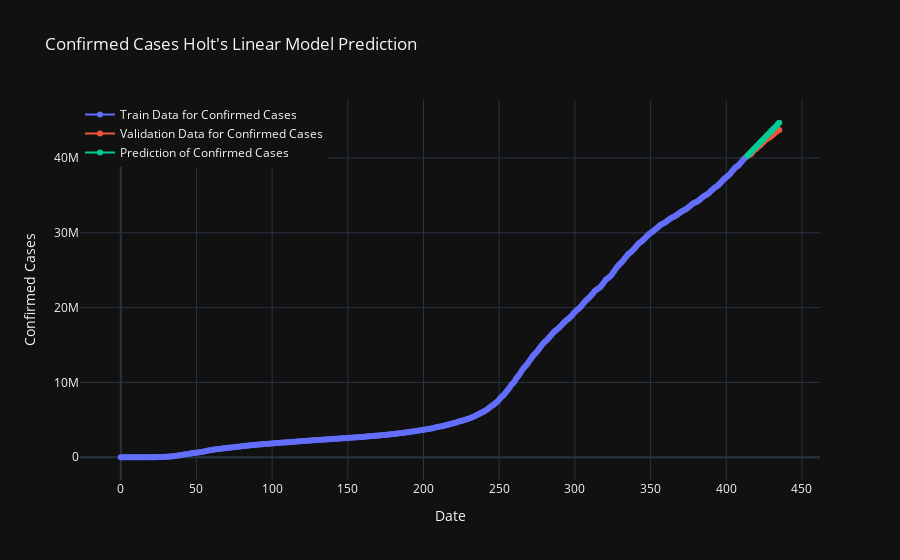

Source (notebook cell):
### Code cell
fig=go.Figure()
fig.add_trace(go.Scatter(x=model_train.index, y=model_train["confirmed"],
                    mode='lines+markers',name="Train Data for Confirmed Cases"))
fig.add_trace(go.Scatter(x=valid.index, y=valid["confirmed"],
                    mode='lines+markers',name="Validation Data for Confirmed Cases",))
fig.add_trace(go.Scatter(x=valid.index, y=y_pred["Holt"],
                    mode='lines+markers',name="Prediction of Confirmed Cases",))
fig.update_layout(title="Confirmed Cases Holt's Linear Model Prediction",
                 xaxis_title="Date",yaxis_title="Confirmed Cases",legend=dict(x=0,y=1,traceorder="normal"))
fig.show()

### Figure 1 — Plotly figure (JSON) as saved in the notebook; plotly's stock layout.template omitted (floating-point values rounded to 4 significant figures; data arrays with more than 128 entries replaced by an {"elided": "..."} marker saying what was removed)
{"data": [{"mode": "lines+markers", "name": "Train Data for Confirmed Cases", "type": "scatter", "x": {"elided": "414 int values"}, "y": {"elided": "414 int values"}}, {"mode": "lines+markers", "name": "Validation Data for Confirmed Cases", "type": "scatter", "x": [414, 415, 416, 417, 418, 419, 420, 421, 422, 423, 424, 425, 426, 427, 428, 429, 430, 431, 432, 433, 434, 435], "y": [40282461, 40388953, 40515587, 40675924, 40956636, 41130914, 41275513, 41495764, 41622079, 41811988, 42022098, 42222036, 42414518, 42571404, 42682014, 42791250, 42966434, 43152096, 43339856, 43510361, 43642870, 43749949]}, {"mode": "lines+markers", "name": "Prediction of Confirmed Cases", "type": "scatter", "x": [414, 415, 416, 417, 418, 419, 420, 421, 422, 423, 424, 425, 426, 427, 428, 429, 430, 431, 432, 433, 434, 435], "y": [40310000.0, 40520000.0, 40730000.0, 40940000.0, 41150000.0, 41360000.0, 41570000.0, 41780000.0, 41990000.0, 42200000.0, 42410000.0, 42620000.0, 42830000.0, 43040000.0, 43240000.0, 43450000.0, 43660000.0, 43870000.0, 44080000.0, 44290000.0, 44500000.0, 44710000.0]}], "layout": {"legend": {"traceorder": "normal", "x": 0, "y": 1}, "title": {"text": "Confirmed Cases Holt's Linear Model Prediction"}, "xaxis": {"title": {"text": "Date"}, "type": "linear", "range": [-27.95, 463.0], "autorange": true}, "yaxis": {"title": {"text": "Confirmed Cases"}, "type": "linear", "range": [-3275000.0, 47980000.0], "autorange": true}}}
